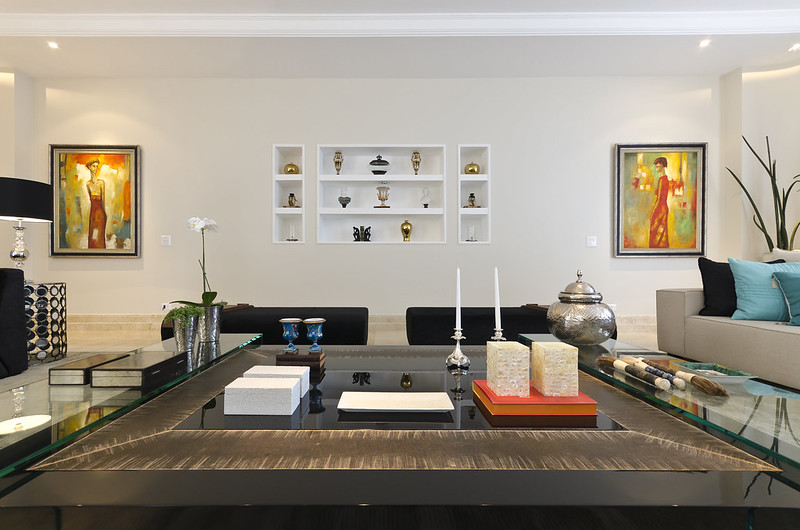
#> input picture LivingRoom.jpg, 800 x 530 px
$ jupyter execute Seam.ipynb   (shell and % lines are left out)
#> lines starting #> are read from the running program, lines starting #| are printed output that depends on the picture
#> in read_image, img is the input picture: shape (530, 800, 3); mean R, G, B 153.7, 145.8, 132.9
[cell 1]
## You only have to run this cell once the first time you run this notebook!

[cell 2]
import numpy as np
import matplotlib.pyplot as plt

def grad_energy(img, sigma = 3, rescale=255):
    """
    Compute the gradient magnitude of an image by doing
    1D convolutions with the derivative of a Gaussian

    Parameters
    ----------
    img: ndarray(M, N, 3)
        A color image
    sigma: float
        Width of Gaussian to use for filter
    rescale: float
        Amount by which to rescale the gradient

    Returns
    -------
    ndarray(M, N): Gradient Image
    """
#> called with sigma = 3, rescale = 255
    from scipy.signal import convolve2d
    I = 0.2125*img[:, :, 0] + 0.7154*img[:, :, 1] + 0.0721*img[:, :, 2]
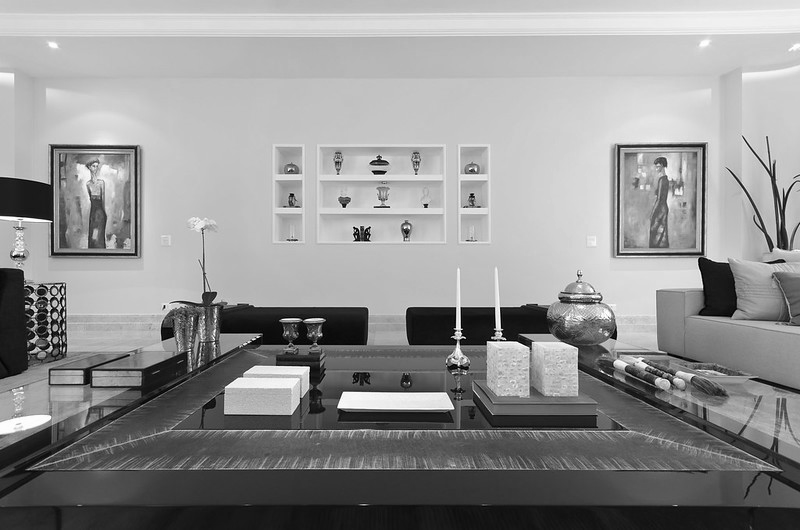
#> I: shape (530, 800) float64; min 0, max 1, mean 0.575
    I = I/255
    N = int(sigma*6+1)
    t = np.linspace(-3*sigma, 3*sigma, N)
    dgauss = -t*np.exp(-t**2/(2*sigma**2))
    IDx = convolve2d(I, dgauss[None, :], mode='same')
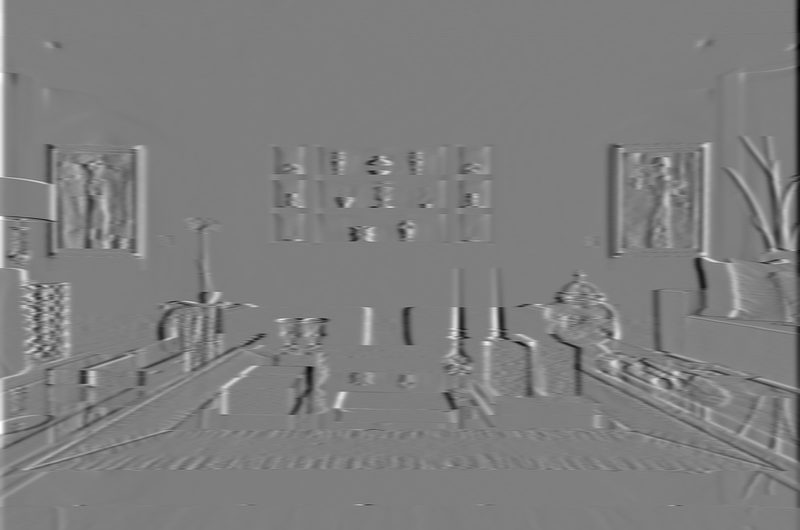
#> IDx: shape (530, 800) float64; min -0.0342, max 0.0347, mean 2.38e-05; drawn with min black and max white
    IDy = convolve2d(I, dgauss[:, None], mode='same')
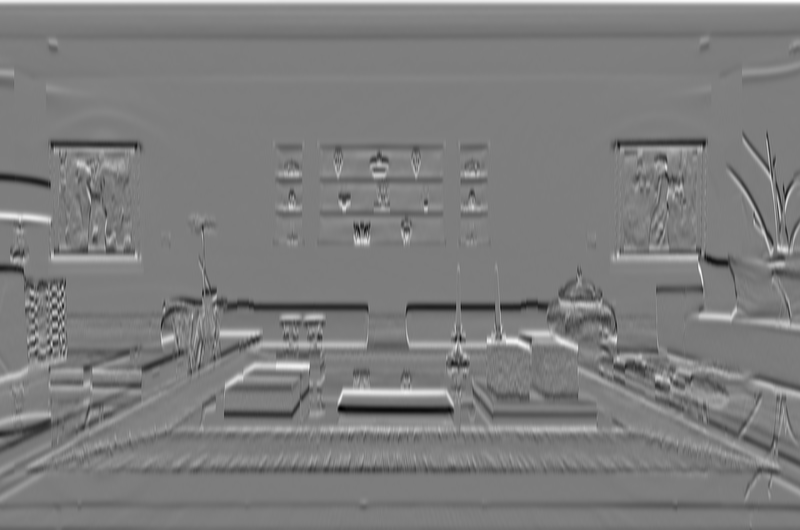
#> IDy: shape (530, 800) float64; min -0.03, max 0.0307, mean -0.000165; drawn with min black and max white
    GradMag = np.sqrt(IDx**2 + IDy**2)
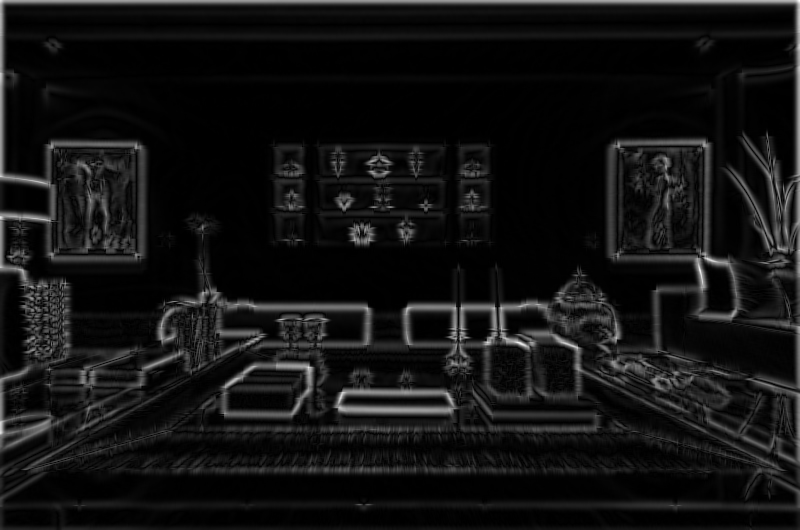
#> GradMag: shape (530, 800) float64; min 2.71e-19, max 0.0433, mean 0.00329; drawn with min black and max white
    return rescale*GradMag

def plot_seam(img, seam):
    """
    Plot a seam on top of the image
    Parameters
    ----------
    I: ndarray(nrows, ncols, 3)
        An RGB image
    seam: ndarray(nrows, dtype=int)
        A list of column indices of the seam from
        top to bottom
    """
    plt.imshow(img)
    X = np.zeros((len(seam), 2))
    X[:, 0] = np.arange(len(seam))
    X[:, 1] = np.array(seam, dtype=int)
    plt.plot(X[:, 1], X[:, 0], 'r')

def read_image(path):
    """
    A wrapper around matplotlib's image loader that deals with
    images that are grayscale or which have an alpha channel

    Parameters
    ----------
    path: string
        Path to file

    Returns
    -------
    ndarray(M, N, 3)
        An RGB color image in the range [0, 255]
    """
    img = plt.imread(path)
    if np.issubdtype(img.dtype, np.integer):
        img = np.array(img, dtype=float)/255
    if len(img.shape) == 3:
        if img.shape[1] > 3:
            # Cut off alpha channel
            img = img[:, :, 0:3]
    if img.size == img.shape[0]*img.shape[1]:
        # Grayscale, convert to rgb
        img = np.concatenate((img[:, :, None], img[:, :, None], img[:, :, None]), axis=2)
    return img


img = read_image("LivingRoom.jpg")
E = grad_energy(img)
plt.figure(figsize=(10, 6))
plt.imshow(E, cmap='magma')
plt.colorbar()
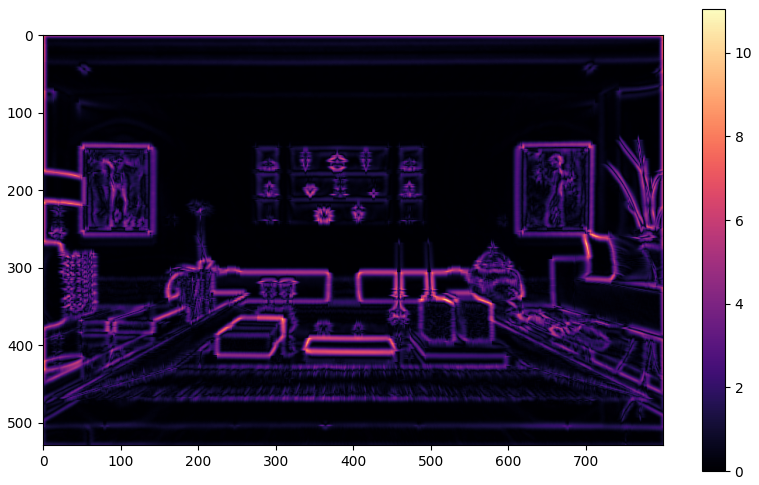
#> figure drawn by matplotlib, 2 panels

$ run again, with Handstand.png saved as LivingRoom.jpg
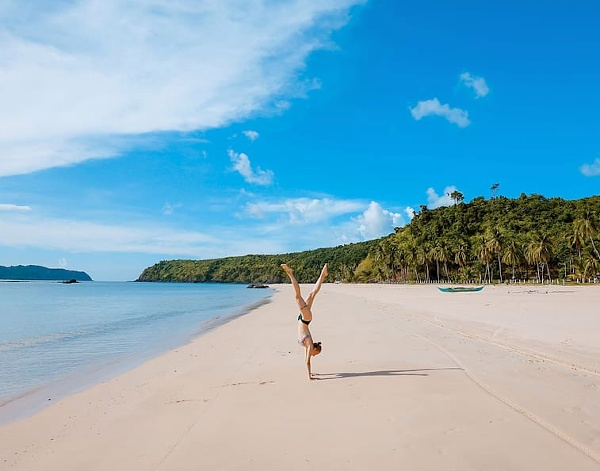
#> input picture Handstand.png, 600 x 471 px
#> in read_image, img is the input picture: shape (471, 600, 3); mean R, G, B 130, 173.8, 194.8
#> in grad_energy, `GradMag = np.sqrt(IDx**2 + IDy**2)`:
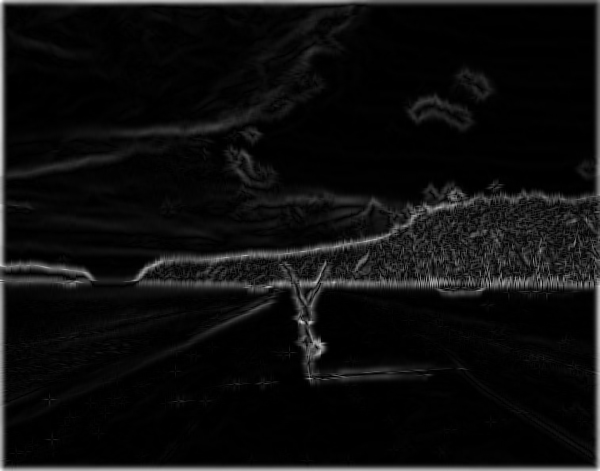
#> GradMag: shape (471, 600) float64; min 2.3e-19, max 0.038, mean 0.00216; drawn with min black and max white
#> `[cell 2] import numpy as np import matplotlib.pyplot as plt  def grad_..`:
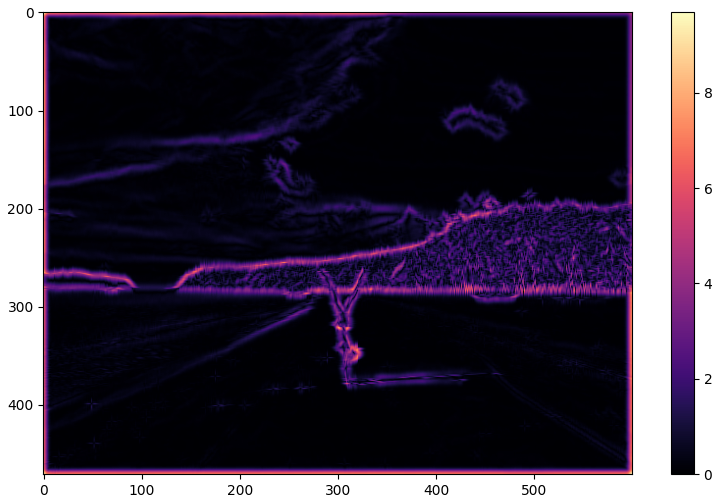
#> figure drawn by matplotlib, 2 panels
